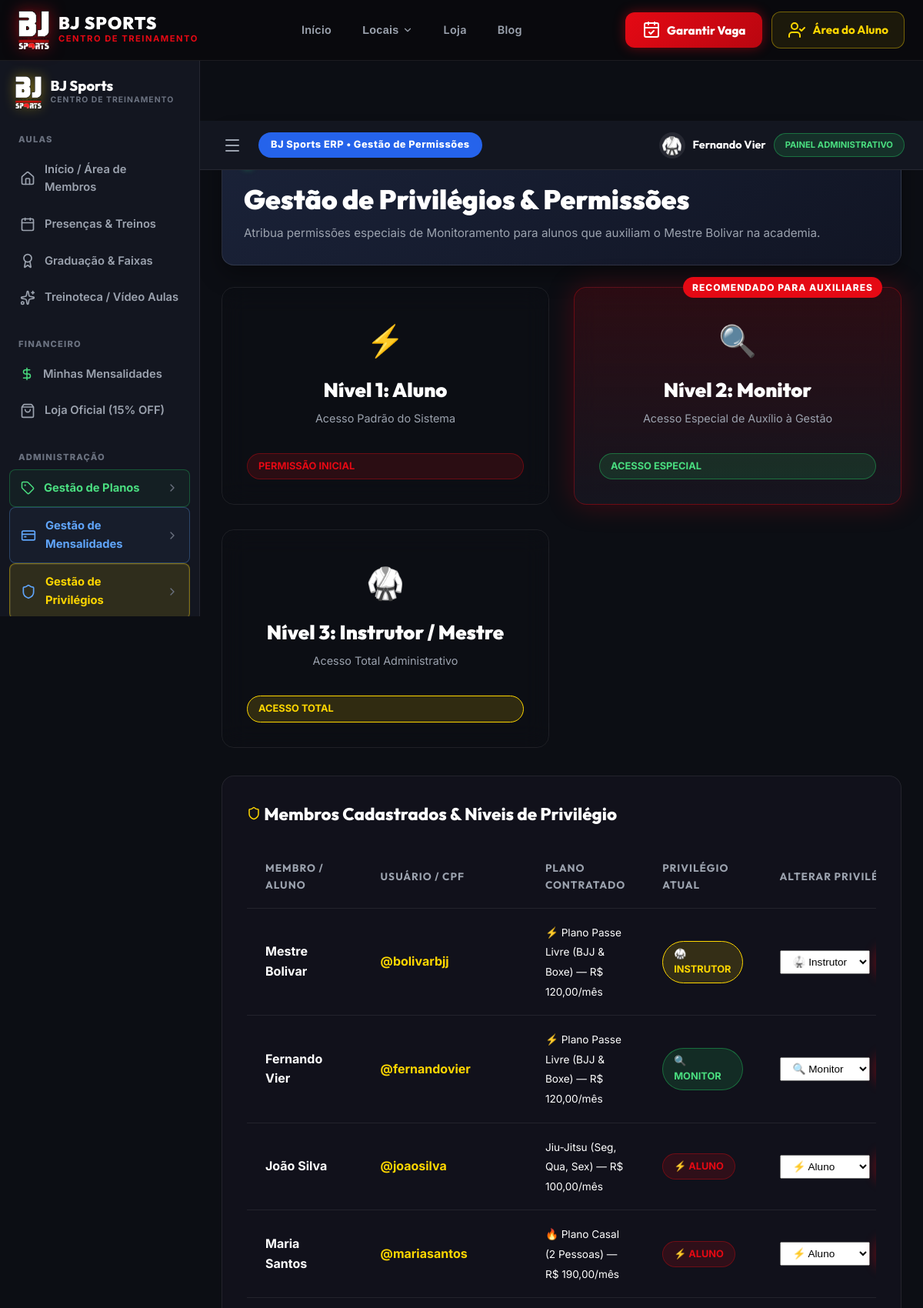
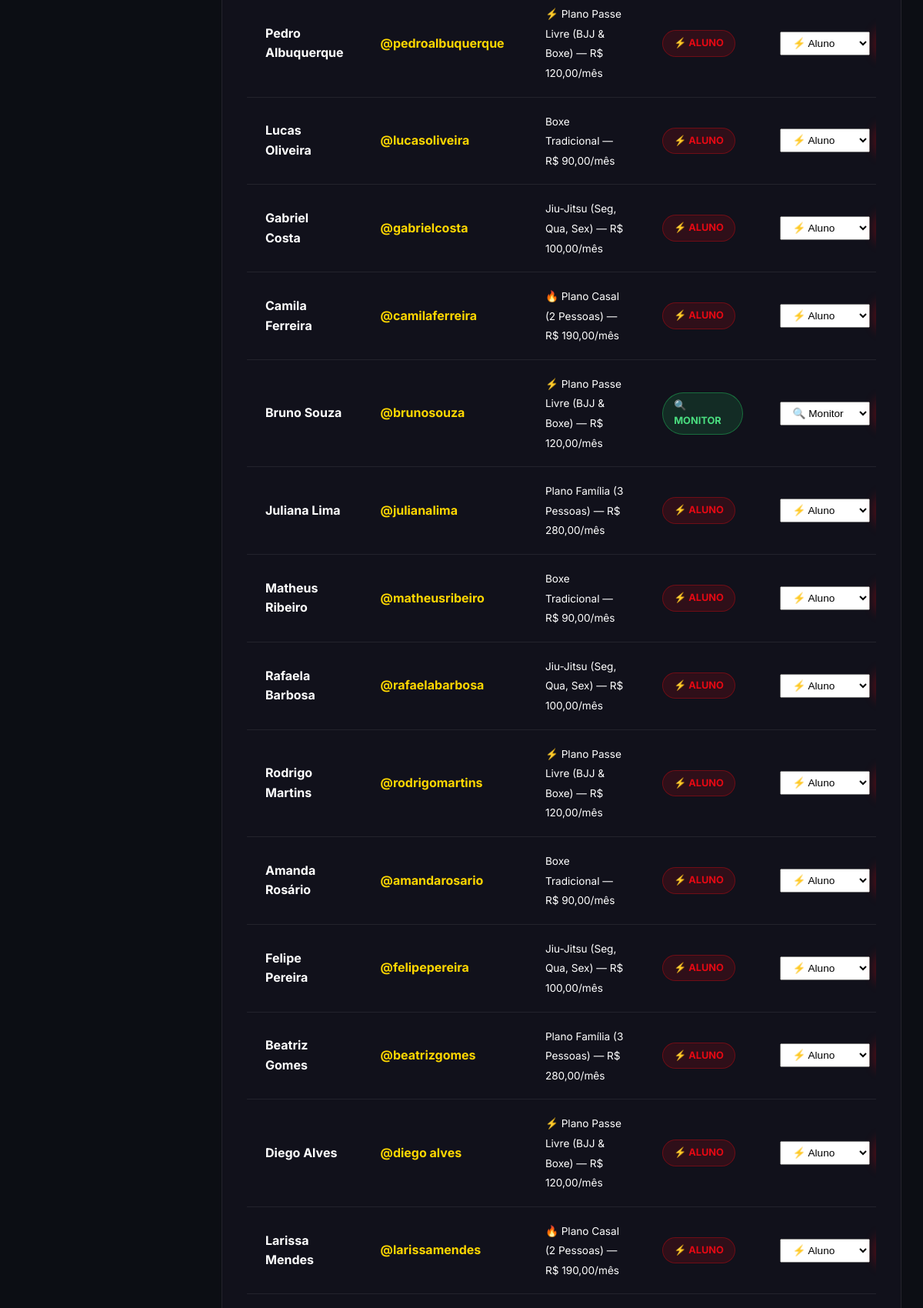
Screenshot of /gestao.html (upper part) with the database file from the repository (2 pictures, top to bottom).
### app.py (models this page shows, shortened)
class User(db.Model):
    id = db.Column(db.Integer, primary_key=True)
    username = db.Column(db.String(80), unique=True, nullable=False)
    name = db.Column(db.String(120), nullable=False)
    cpf = db.Column(db.String(14), unique=True, nullable=False)
    ddd = db.Column(db.String(2), nullable=False)
    phone = db.Column(db.String(9), nullable=False)
    plan = db.Column(db.String(150), nullable=False)
    due_date = db.Column(db.String(10), default='5') # Dia 5, 15 ou 25
    start_month = db.Column(db.Integer, default=5) # Mês de início (ex: 5 para Maio)
    role = db.Column(db.String(30), default='aluno') # 'aluno', 'monitor', 'instrutor'
    payment_status = db.Column(db.String(30), default='Em Dia') # 'Em Dia', 'Pendente'
    monthly_history = db.Column(db.Text, default='{}') # JSON string de status dos meses
    password_hash = db.Column(db.String(256), nullable=False)
    created_at = db.Column(db.DateTime, default=datetime.utcnow)

### app.py (the view, shortened to what this page needs)
@app.route('/gestao', methods=['GET', 'POST'])
@app.route('/gestao.html', methods=['GET', 'POST'])
def gestao_privilegios():
    users_list = User.query.order_by(User.id.asc()).all()
    return render_template('gestao.html', page_title='Gestão de Privilégios & Permissões', users=users_list)

### app.py (called while the page is built)
@app.context_processor
def inject_user_context():
    return {
        'now': datetime.utcnow(),
        'is_logged_in': 'user_id' in session,
        'user_name': session.get('user_name', 'Fernando Vier'),
        'username': session.get('username', 'bolivarbjj'),
        'user_role': session.get('user_role', 'monitor'),
        'user_plan': session.get('user_plan', '⚡ Plano Passe Livre (BJJ & Boxe) — R$ 120,00/mês'),
        'user_due_date': session.get('user_due_date', '15')
    }

### templates/gestao.html (shortened to what this page needs)
{% extends "base.html" %}
{% block content %}
  <div class="erp-wrapper">
    <aside class="erp-sidebar" id="erpSidebar">
      <div class="erp-brand-header">
        <img src="{{ url_for('static', filename='img/logo_inverted.png') }}" alt="BJ Sports Logo" class="erp-brand-logo">
        <div class="erp-brand-info">
          <h2 class="erp-brand-name">BJ Sports</h2>
          <span class="erp-brand-sub">CENTRO DE TREINAMENTO</span>
        </div>
      </div>
      <nav class="erp-nav">
        <div class="erp-nav-group">
          <span class="erp-group-title">AULAS</span>
          <a href="{{ url_for('login') }}" class="erp-nav-item">
            <i data-lucide="home" class="erp-item-icon"></i>
            <span class="erp-item-label">Início / Área de Membros</span>
          </a>
          <a href="{{ url_for('login') }}" class="erp-nav-item">
            <i data-lucide="calendar" class="erp-item-icon"></i>
            <span class="erp-item-label">Presenças & Treinos</span>
          </a>
          <a href="{{ url_for('login') }}" class="erp-nav-item">
            <i data-lucide="award" class="erp-item-icon"></i>
            <span class="erp-item-label">Graduação & Faixas</span>
          </a>
          <a href="{{ url_for('login') }}" class="erp-nav-item">
            <i data-lucide="sparkles" class="erp-item-icon"></i>
            <span class="erp-item-label">Treinoteca / Vídeo Aulas</span>
          </a>
        </div>
        <div class="erp-nav-group">
          <span class="erp-group-title">FINANCEIRO</span>
          <a href="{{ url_for('login') }}" class="erp-nav-item">
            <i data-lucide="dollar-sign" class="erp-item-icon icon-green"></i>
            <span class="erp-item-label">Minhas Mensalidades</span>
          </a>
          <a href="{{ url_for('loja') }}" class="erp-nav-item">
            <i data-lucide="shopping-bag" class="erp-item-icon"></i>
            <span class="erp-item-label">Loja Oficial (15% OFF)</span>
          </a>
        </div>
        <div class="erp-nav-group">
          <span class="erp-group-title">ADMINISTRAÇÃO</span>
          <a href="{{ url_for('planos_admin') }}" class="erp-nav-item" style="border: 1px solid rgba(37, 211, 102, 0.3); background: rgba(37, 211, 102, 0.05);">
            <i data-lucide="tag" class="erp-item-icon icon-green"></i>
            <span class="erp-item-label" style="color: #4ade80; font-weight: 700;">Gestão de Planos</span>
            <i data-lucide="chevron-right" class="erp-chevron"></i>
          </a>
          <a href="{{ url_for('mensalidades_admin') }}" class="erp-nav-item" style="border: 1px solid rgba(96, 165, 250, 0.3); background: rgba(96, 165, 250, 0.05);">
            <i data-lucide="credit-card" class="erp-item-icon" style="color: #60a5fa;"></i>
            <span class="erp-item-label" style="color: #60a5fa; font-weight: 700;">Gestão de Mensalidades</span>
            <i data-lucide="chevron-right" class="erp-chevron"></i>
          </a>
          <a href="{{ url_for('gestao_privilegios') }}" class="erp-nav-item active" style="border: 1px solid rgba(255, 215, 0, 0.4); background: rgba(255, 215, 0, 0.12);">
            <i data-lucide="shield" class="erp-item-icon icon-gold"></i>
            <span class="erp-item-label" style="color: var(--accent-gold); font-weight: 700;">Gestão de Privilégios</span>
            <i data-lucide="chevron-right" class="erp-chevron"></i>
          </a>
        </div>
      </nav>
    </aside>
    <div class="erp-main-container">
      <header class="erp-topbar">
        <div class="erp-topbar-left">
          <button class="erp-hamburger-toggle" id="erpHambergerBtn" title="Alternar Menu">
            <i data-lucide="menu"></i>
          </button>
          <span class="erp-blue-badge">BJ Sports ERP • Gestão de Permissões</span>
        </div>
        <div class="erp-topbar-right">
          <div class="erp-user-badge">
            <span class="erp-avatar">🥋</span>
            <span class="erp-user-name">{{ user_name }}</span>
            <span class="badge-pill bg-green" style="font-size: 0.7rem;">PAINEL ADMINISTRATIVO</span>
          </div>
        </div>
      </header>
      <main class="erp-content">
        <div class="erp-hero-banner" style="margin-bottom: 28px;">
          <div class="erp-status-indicator">
          </div>
          <h1 class="erp-hero-heading">Gestão de Privilégios & Permissões</h1>
          <p class="erp-hero-sub">Atribua permissões especiais de Monitoramento para alunos que auxiliam o Mestre Bolivar na academia.</p>
        </div>
        <div class="grid-planos" style="margin-bottom: 36px;">
          <div class="plano-card glass-panel text-center">
            <div class="product-icon" style="font-size: 2.5rem; margin-top: 5px;">⚡</div>
            <h3 class="plano-title">Nível 1: Aluno</h3>
            <p class="plano-sub">Acesso Padrão do Sistema</p>
            <span class="badge-pill" style="margin-top: 10px;">PERMISSÃO INICIAL</span>
          </div>
          <div class="plano-card featured-card glass-panel text-center">
            <div class="plano-badge">RECOMENDADO PARA AUXILIARES</div>
            <div class="product-icon" style="font-size: 2.5rem; margin-top: 5px;">🔍</div>
            <h3 class="plano-title">Nível 2: Monitor</h3>
            <p class="plano-sub">Acesso Especial de Auxílio à Gestão</p>
            <span class="badge-pill bg-green" style="margin-top: 10px;">ACESSO ESPECIAL</span>
          </div>
          <div class="plano-card glass-panel text-center">
            <div class="product-icon" style="font-size: 2.5rem; margin-top: 5px;">🥋</div>
            <h3 class="plano-title">Nível 3: Instrutor / Mestre</h3>
            <p class="plano-sub">Acesso Total Administrativo</p>
            <span class="badge-pill" style="margin-top: 10px; background: rgba(255,215,0,0.15); border-color: var(--accent-gold); color: var(--accent-gold);">ACESSO TOTAL</span>
          </div>
        </div>
        <div class="glass-panel" style="background: rgba(18, 18, 28, 0.95); border: 1px solid var(--border-light);">
          <div style="margin-bottom: 24px;">
            <h3 style="font-family: var(--font-heading); font-size: 1.4rem; font-weight: 800; color: #ffffff;">
              <i data-lucide="shield" class="icon-gold"></i> Membros Cadastrados & Níveis de Privilégio
            </h3>
          </div>
          <div class="table-responsive">
            <table class="schedule-table">
              <thead>
                <tr>
                  <th>Membro / Aluno</th>
                  <th>Usuário / CPF</th>
                  <th>Plano Contratado</th>
                  <th>Privilégio Atual</th>
                  <th>Alterar Privilégio</th>
                </tr>
              </thead>
              <tbody>
                {% for user in users %}
                <tr>
                  <td>
                    <strong>{{ user.name }}</strong>
                  </td>
                  <td>
                    <strong style="color: var(--accent-gold);">@{{ user.username }}</strong>
                  </td>
                  <td>
                    <span style="font-size: 0.85rem; color: #ffffff;">{{ user.plan }}</span>
                  </td>
                  <td>
                    {% if user.role == 'instrutor' %}
                      <span class="badge-pill" style="background: rgba(255,215,0,0.15); border-color: var(--accent-gold); color: var(--accent-gold);">🥋 INSTRUTOR</span>
                    {% elif user.role == 'monitor' %}
                      <span class="badge-pill bg-green">🔍 MONITOR</span>
                    {% else %}
                      <span class="badge-pill">⚡ ALUNO</span>
                    {% endif %}
                  </td>
                  <td>
                    <form action="{{ url_for('gestao_privilegios') }}" method="POST" style="display: flex; gap: 8px; align-items: center;">
                      <select name="new_role" style="padding: 6px 12px; font-size: 0.85rem; width: auto;" required>
                        <option value="aluno" {% if user.role == 'aluno' %}selected{% endif %}>⚡ Aluno</option>
                        <option value="monitor" {% if user.role == 'monitor' %}selected{% endif %}>🔍 Monitor</option>
                        <option value="instrutor" {% if user.role == 'instrutor' %}selected{% endif %}>🥋 Instrutor</option>
                      </select>
                    </form>
                  </td>
                </tr>
                {% endfor %}
              </tbody>
            </table>
          </div>
        </div>
      </main>
    </div>
  </div>
{% endblock %}

### rows the page displays
User: name "Fernando Vier", username "fernandovier", plan "⚡ Plano Passe Livre (BJJ & Boxe) — R$ 120,00/mês", shows "🔍 MONITOR", new_role "🔍 Monitor"
User: name "Mestre Bolivar", username "bolivarbjj", plan "⚡ Plano Passe Livre (BJJ & Boxe) — R$ 120,00/mês", shows "🥋 INSTRUTOR", new_role "🥋 Instrutor"
User: name "João Silva", username "joaosilva", plan "Jiu-Jitsu (Seg, Qua, Sex) — R$ 100,00/mês", shows "⚡ ALUNO", new_role "⚡ Aluno"
User: name "Maria Santos", username "mariasantos", plan "🔥 Plano Casal (2 Pessoas) — R$ 190,00/mês", shows "⚡ ALUNO", new_role "⚡ Aluno"
User: name "Pedro Albuquerque", username "pedroalbuquerque", plan "⚡ Plano Passe Livre (BJJ & Boxe) — R$ 120,00/mês", shows "⚡ ALUNO", new_role "⚡ Aluno"
User: name "Lucas Oliveira", username "lucasoliveira", plan "Boxe Tradicional — R$ 90,00/mês", shows "⚡ ALUNO", new_role "⚡ Aluno"
User: name "Gabriel Costa", username "gabrielcosta", plan "Jiu-Jitsu (Seg, Qua, Sex) — R$ 100,00/mês", shows "⚡ ALUNO", new_role "⚡ Aluno"
User: name "Camila Ferreira", username "camilaferreira", plan "🔥 Plano Casal (2 Pessoas) — R$ 190,00/mês", shows "⚡ ALUNO", new_role "⚡ Aluno"
User: name "Bruno Souza", username "brunosouza", plan "⚡ Plano Passe Livre (BJJ & Boxe) — R$ 120,00/mês", shows "🔍 MONITOR", new_role "🔍 Monitor"
User: name "Juliana Lima", username "julianalima", plan "Plano Família (3 Pessoas) — R$ 280,00/mês", shows "⚡ ALUNO", new_role "⚡ Aluno"
User: name "Matheus Ribeiro", username "matheusribeiro", plan "Boxe Tradicional — R$ 90,00/mês", shows "⚡ ALUNO", new_role "⚡ Aluno"
User: name "Rafaela Barbosa", username "rafaelabarbosa", plan "Jiu-Jitsu (Seg, Qua, Sex) — R$ 100,00/mês", shows "⚡ ALUNO", new_role "⚡ Aluno"
User: name "Rodrigo Martins", username "rodrigomartins", plan "⚡ Plano Passe Livre (BJJ & Boxe) — R$ 120,00/mês", shows "⚡ ALUNO", new_role "⚡ Aluno"
User: name "Amanda Rosário", username "amandarosario", plan "Boxe Tradicional — R$ 90,00/mês", shows "⚡ ALUNO", new_role "⚡ Aluno"
User: name "Felipe Pereira", username "felipepereira", plan "Jiu-Jitsu (Seg, Qua, Sex) — R$ 100,00/mês", shows "⚡ ALUNO", new_role "⚡ Aluno"
User: name "Beatriz Gomes", username "beatrizgomes", plan "Plano Família (3 Pessoas) — R$ 280,00/mês", shows "⚡ ALUNO", new_role "⚡ Aluno"
User: name "Diego Alves", username "diego alves", plan "⚡ Plano Passe Livre (BJJ & Boxe) — R$ 120,00/mês", shows "⚡ ALUNO", new_role "⚡ Aluno"
User: name "Larissa Mendes", username "larissamendes", plan "🔥 Plano Casal (2 Pessoas) — R$ 190,00/mês", shows "⚡ ALUNO", new_role "⚡ Aluno"
